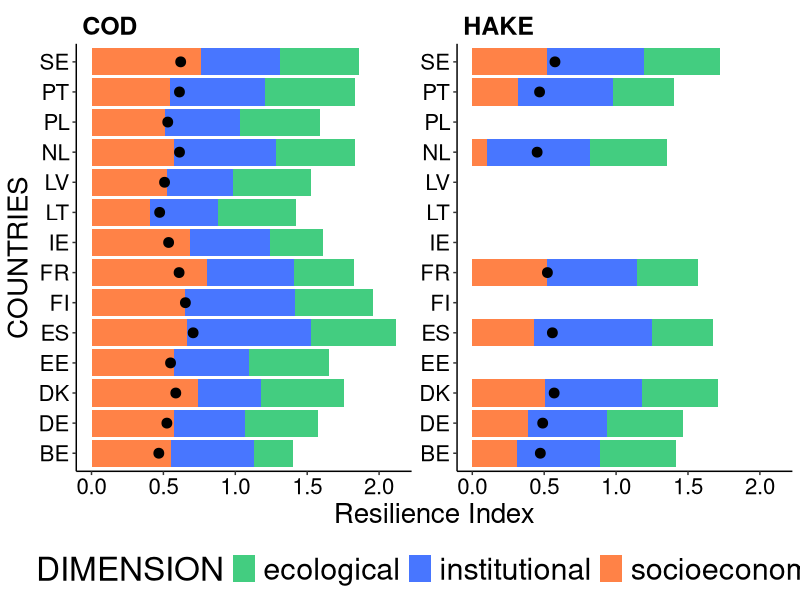
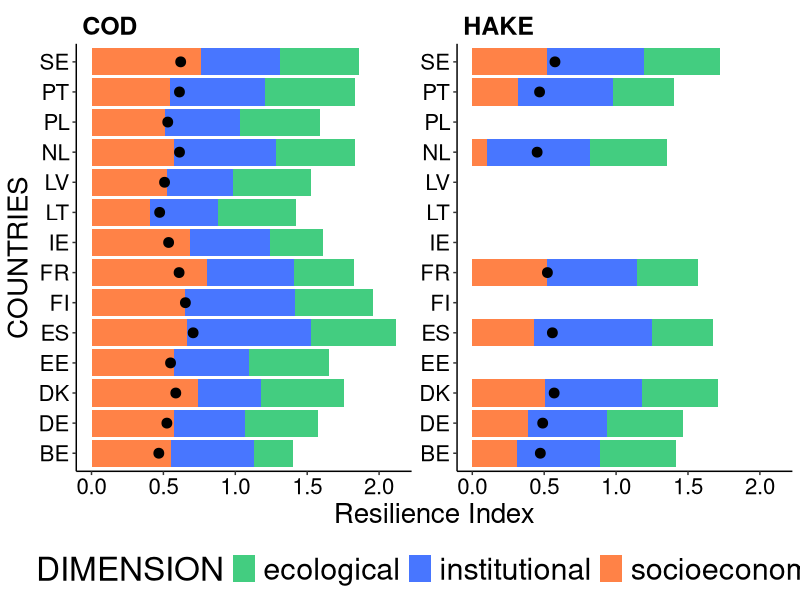

Generate these figures, in order, with R:
#' This script reads data/final_index.csv and plots
#' Figures/Fig 3 SI.png in the paper.

##### 1. LOAD PACKAGES AND DISPLAY VERSIONS #####

version                           
# platform       x86_64-apple-darwin13.4.0   
# arch           x86_64                      
# os             darwin13.4.0                
# system         x86_64, darwin13.4.0        
# status                                     
# major          3                           
# minor          3.0                         
# year           2016                        
# month          05                          
# day            03                          
# svn rev        70573                       
# language       R                           
# version.string R version 3.3.0 (2016-05-03)
# nickname       Supposedly Educational          

if(!require(magrittr)){
  install.packages("magrittr",dependencies = TRUE,repos='http://cran.us.r-project.org')
}
require(magrittr)
packageVersion("magrittr")


if(!require(tidyverse)){
  install.packages("tidyverse",dependencies = TRUE,repos='http://cran.us.r-project.org')
}
require(tidyverse)
packageVersion("tidyverse")
# [1] ‘1.2.1’

##### 2. READ DATA #####

# Read the data

final_index <- read_csv("data/final_index.csv")

to.plot <- final_index %>% mutate(SPECIE=toupper(SPECIE)) %>% complete(SPECIE,COUNTRIES,DIMENSION)

# Compute average Resilience index per specie and country

aggdata <- to.plot %>% group_by(COUNTRIES,SPECIE) %>% summarise(Resilience_Index=mean(Resilience_Index,na.rm=TRUE)) %>% ungroup()


##### 3. PLOT #####

ggplot(to.plot, aes(x=COUNTRIES, y=Resilience_Index))+
  geom_bar(aes(fill = DIMENSION), stat="identity",col=NA)+
  scale_fill_manual(values=c("seagreen3","royalblue1","sienna1"))+
  geom_point(data= aggdata, aes(x=COUNTRIES, y= Resilience_Index,group=SPECIE),col="black",size=3)+
  coord_flip()+
  facet_wrap(~ SPECIE,ncol=2,scales="free_y")+
  ylab("Resilience Index")+
  theme_classic()+
  theme(legend.position = "bottom",
        strip.text = element_text(size=18,color="black",face="bold",hjust=0),
        strip.background = element_blank(),
        axis.text = element_text(size=16, color="black"),
        axis.title = element_text(size=20, color="black"),
        legend.text = element_text(size=22,color = "black"),
        legend.title = element_text(size=24,color="black"))

# Save

ggsave("Figures/Fig 3 SI.png",width = 10,height = 8,units = "in")
